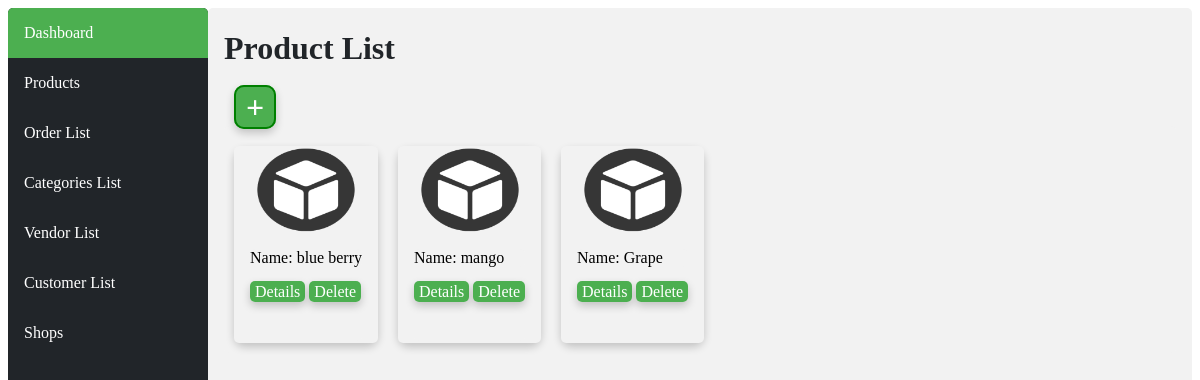
Page /product/ on the earlier database version.
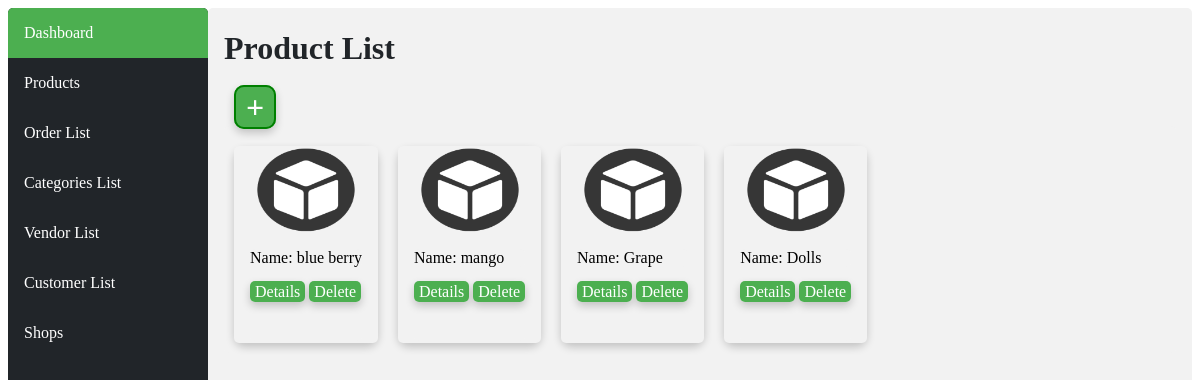
Same page on the later database version.
### ecommerceApp/models.py (models this page shows, shortened)
class Product(models.Model):
    name=models.CharField(max_length=50)
    description=models.CharField(max_length=1000)
    category=models.ForeignKey(Category,on_delete=models.CASCADE, related_name="category_name")
    shop=models.ManyToManyField(Shop, related_name="shop_name")

### ecommerceApp/views.py (the view)
# urls.py: path('product/',views.product,name="product"),
def product(request):
    products=Product.objects.all()
    return render(request,"html/product.html",{"products":products})

### ecommerceApp/templates/html/product.html
{%extends "html/layout.html"%}
{%block body%}
{% load static %}
<link rel="stylesheet" href="{% static 'css/products.css' %}" />
    <h1 style="color: #212529;">Product List</h1>
<a id="adda" class="button" href="{%url 'main:add-product'%}"> + </a>
<div>
        <div class="main">
                {%for product in products%}
                <div class="card">
                        <div class="container">
                                <img class="img" src="{% static 'product.jpg' %}" alt="My image" width="100" height="85">
                                <div class="name">
                                        <ul class="ul">Name: {{product.name}}
                                </div>
                                <div class="buttongrp">
                                                <a class="button-small"
                                                        href="{%url 'main:product-detail' product.id %}">Details</a>
                                                <a class="button-small"
                                                        href="{%url 'main:delete-product' product.id %}">Delete</a>
                                </div>
                        </div>
                </div>
                {%endfor%}
        </div>
</div>
{% endblock %}

Differences in the rows shown:
added Product: name "Dolls"
